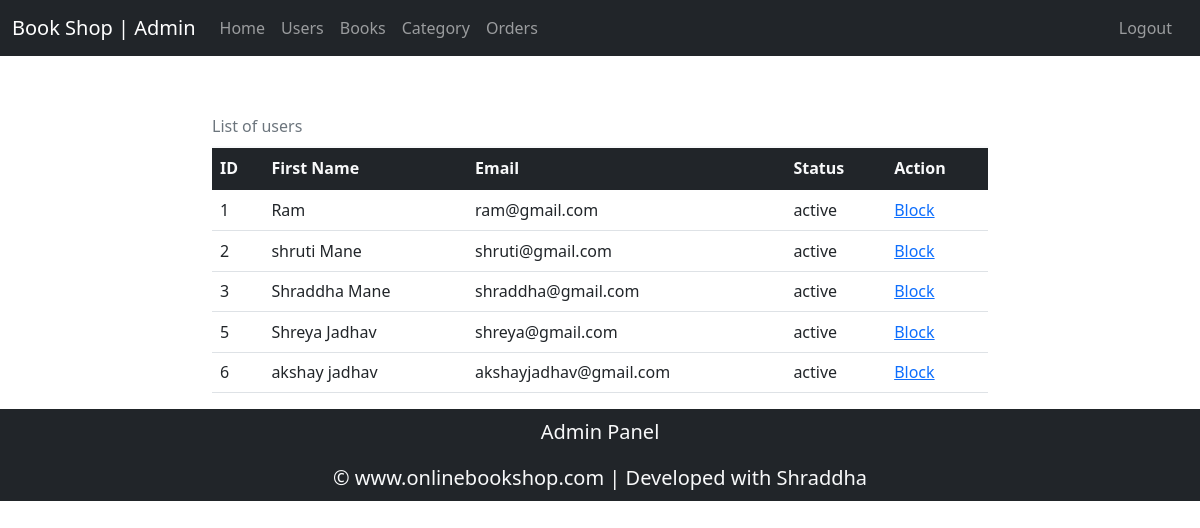
Screenshot of /admin/users.php (signed in) with the database file from the repository.
### tables this page shows
CREATE TABLE `user` (
  `id` int(11) NOT NULL,
  `name` varchar(100) NOT NULL,
  `email` varchar(100) NOT NULL,
  `password` varchar(100) NOT NULL,
  `cart_id` int(11) NOT NULL,
  `address` text NOT NULL,
  `status` varchar(100) NOT NULL DEFAULT 'Pending'
);

### admin/users.php (the view)
<?php include('header.php');
include "../db/config.php";
?>
<div class="container" style="max-width: 800px; padding-top: 50px;" >
<div class="table-responsive">
<table class="table  caption-top">
  <caption>List of users</caption>
  <thead class="bg-dark text-light">
    <tr>
      <th scope="col">ID</th>
      <th scope="col">First Name</th>
      <th scope="col">Email</th>
      <th scope="col">Status</th>
      <th scope="col">Action</th>
    </tr>
  </thead>
  <tbody>
     <?php
     $sql = "SELECT * FROM user";
     $res = mysqli_query($conn, $sql);
     if($res == TRUE)
     {
         $count = mysqli_num_rows($res);
         if($count > 0)
         {
             while($rows = mysqli_fetch_assoc($res) )
             {
                 $id = $rows['id'];
                 $full_name = $rows['name'];
                 $username = $rows['email'];
                 $status = $rows['status'];
                 ?>
                     <tr>
                         <td><?php echo $id; ?></td>
                         <td><?php echo $full_name; ?></td>
                         <td><?php echo $username; ?></td>
                         <td><?php echo $status; ?></td>
                         <?php
                         if($status === 'blocked'){
                          ?>
                          <td><a href="blockuser.php?id=<?php echo $id; ?>&type='active'">Unblock</a></td>
                          <?php
                         }
                         else{
                           ?>
                          <td><a href="blockuser.php?id=<?php echo $id; ?>&type='blocked'">Block</a></td>
                          <?php
                         }
                         ?>
                    <tr>
                <?php
             }
            }
        }
        ?>
  </tbody>
</table>
    </div>
</div>
<?php include('footer.php')  ?>

### css/style.css (style rules this page uses)
* { margin: 0; padding: 0; box-sizing: border-box; }

### rows the page displays
user: id "1", name "Ram", email "ram@gmail.com", status "active"
user: id "2", name "shruti Mane", email "shruti@gmail.com", status "active"
user: id "3", name "Shraddha Mane", email "shraddha@gmail.com", status "active"
user: id "5", name "Shreya Jadhav", email "shreya@gmail.com", status "active"
user: id "6", name "akshay jadhav", email "akshayjadhav@gmail.com", status "active"
